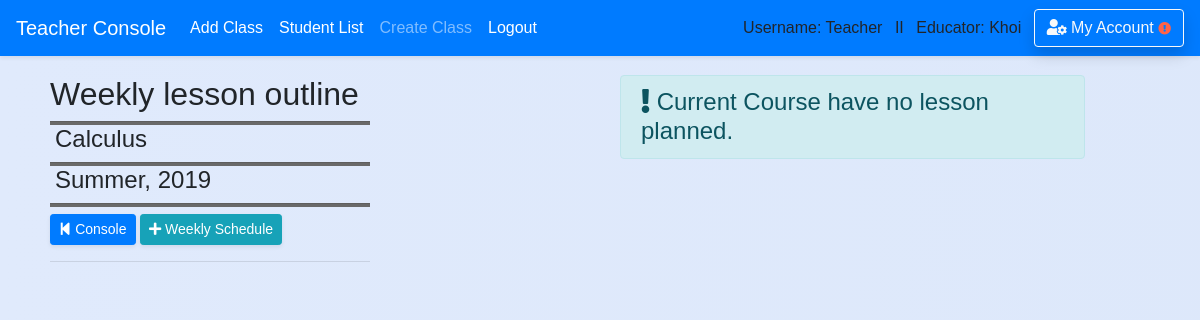
Before: /teacher/lesson_plan/7/ (signed in) with the older database file.
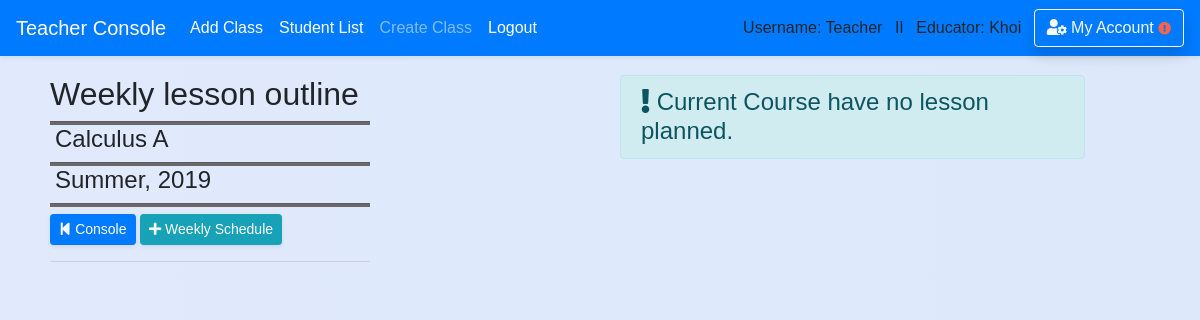
After: the same page with the newer database file.
### school_app/models.py (models this page shows)
class Course(models.Model):
    course_number = models.CharField(max_length=20,default='12345678')
    abbreviated_title = models.CharField(max_length=150,default='')
    course_title = models.CharField(max_length=250,default='') #,unique=True)
    maximum_credit = models.CharField(max_length=10,default='')
    semester = models.CharField(max_length=50,default='')
    year = models.CharField(max_length=4,default='')
    teacher_name = models.CharField(max_length=50,default='')
    description = models.CharField(max_length=450,default='')
    department = models.ForeignKey('Department',blank=True, null=True, on_delete = models.SET_NULL, related_name='belong_in_department')
    teacher = models.ForeignKey('Teacher',blank=True, null=True, on_delete = models.SET_NULL, related_name='course_by_teacher')
    create_date = models.DateField(auto_now_add=True , blank=True,null=True,)

### school_app/views_logged.py (the view)
# urls.py: path('teacher/lesson_plan/<int:course_id>/',views_logged.lesson_plan, name='view_lesson_plan'),
@require_http_methods(["GET"])
def lesson_plan(request,course_id=None): #list all lesson plan created
    if is_login(request) == False:
        return redirect('/login')
    if is_login(request) == True:
        if request.user.profile.is_teacher == False:
            messages.warning(request, "You don't have Instructor's Privilege!")
            return redirect('/')
        course = Course.objects.filter(id=course_id).first()
        lesson_plan = Lesson_plan.objects.filter(course=course)
        return render(request,'teacher/lesson_plan/view_weekly_lesson_plan.html',
        {'course':course,'lesson_plan':lesson_plan})

### school_app/views_functions.py (called while the page is built)
def is_login(request):
    if not request.user.is_authenticated:
        messages.warning(request, "Please Login or Create an Account.")
        return False
    return True

### school_app/templates/teacher/lesson_plan/view_weekly_lesson_plan.html (shortened to what this page needs)
{% extends 'base.html' %}
{% block content %}
<div class='content'>
  <div class="container-fuild form-row" style='width:100%'>
    <div class="col-md-6">
        <div style="width: 320px">
        <h2>Weekly lesson outline</h2>
        <hr class='hr-line'/>
        <h4 style='padding-left: 5px'>{{ course.course_title }}</h4>
        <hr class='hr-line'/>
        <h4 style='padding-left: 5px'>{{ course.semester }}, {{ course.year }}</h4>
        <hr class='hr-line'/>
        <a href='{% url "teacher" %}' class="btn btn-sm btn-primary shadow-sm" ><i class="fas fa-step-backward"></i> Console</a></a>
        <a href='{% url "add_lesson_plan" course_id=course.id %}' class="btn btn-info btn-sm shadow-sm" role="button"><i class="fas fa-plus"></i> Weekly Schedule</a>
        <hr/>
    </div></div>
    <div class="col-md-5">
        {% if lesson_plan %}
    </div></div>
        <div class='mr-2'>
          <table class="table table-hover table-bordered  shadow">
            <thead class='table-primary'>
            <tr>
              <th scope="col"style="width: 8%">Week #</th>
              <th scope="col">Start Date</th>
              <th scope="col">Agenda</th>
              <th scope="col">View Schedule</th>
              <th scope="col">Edit Schedule</th>
              <th scope="col" style="width: 8%">Delete</th>
            </tr>
            </thead>
            <tbody>
        {% for lesson in lesson_plan %}
            <tr>
              <th scope="row">{{ lesson.week_number }}</th>
              <td>{{ lesson.monday_date }}</td>
              <td>{{ lesson.agenda}}</td>
              <td>
                <a href='{% url "weekly_lesson_plan" lesson_plan_id=lesson.id  %}'><i class="fas fa-th-list"></i></a>
              </td>
              <td>
                <a href='{% url "edit_lesson_plan" lesson_plan_id=lesson.id  %}'><i class="fas fa-edit"></i></a>
              </td>
              <td>
                <form action='/teacher/lesson_plan/delete_lesson_plan/' method='post'>{% csrf_token %}
                  <input type='hidden' name='lesson_plan_id'value='{{ lesson.id }}'/>
                  <button type='submit' style='border:none;background:none;cursor: pointer;cursor: hand;'>
                    <i style='color:red' class="fas fa-trash test" data-toggle="popover" data-placement="top" data-trigger="hover" data-content="Alert!"></i>
                  </button>
                </form>
              </td>
            </tr>
        {% endfor %}
            </tbody>
          </table>
        </div>
        {% else %}
        <h4><div class="alert-inherit alert-info" role="alert"><i class="fas fa-exclamation"></i> Current Course have no lesson planned. </div></h4>
        {% endif %}
        <br><br>
</div>
{% endblock %}

Changed rows visible on the page:
changed Course "Summer": course_title "Calculus" → "Calculus A"
